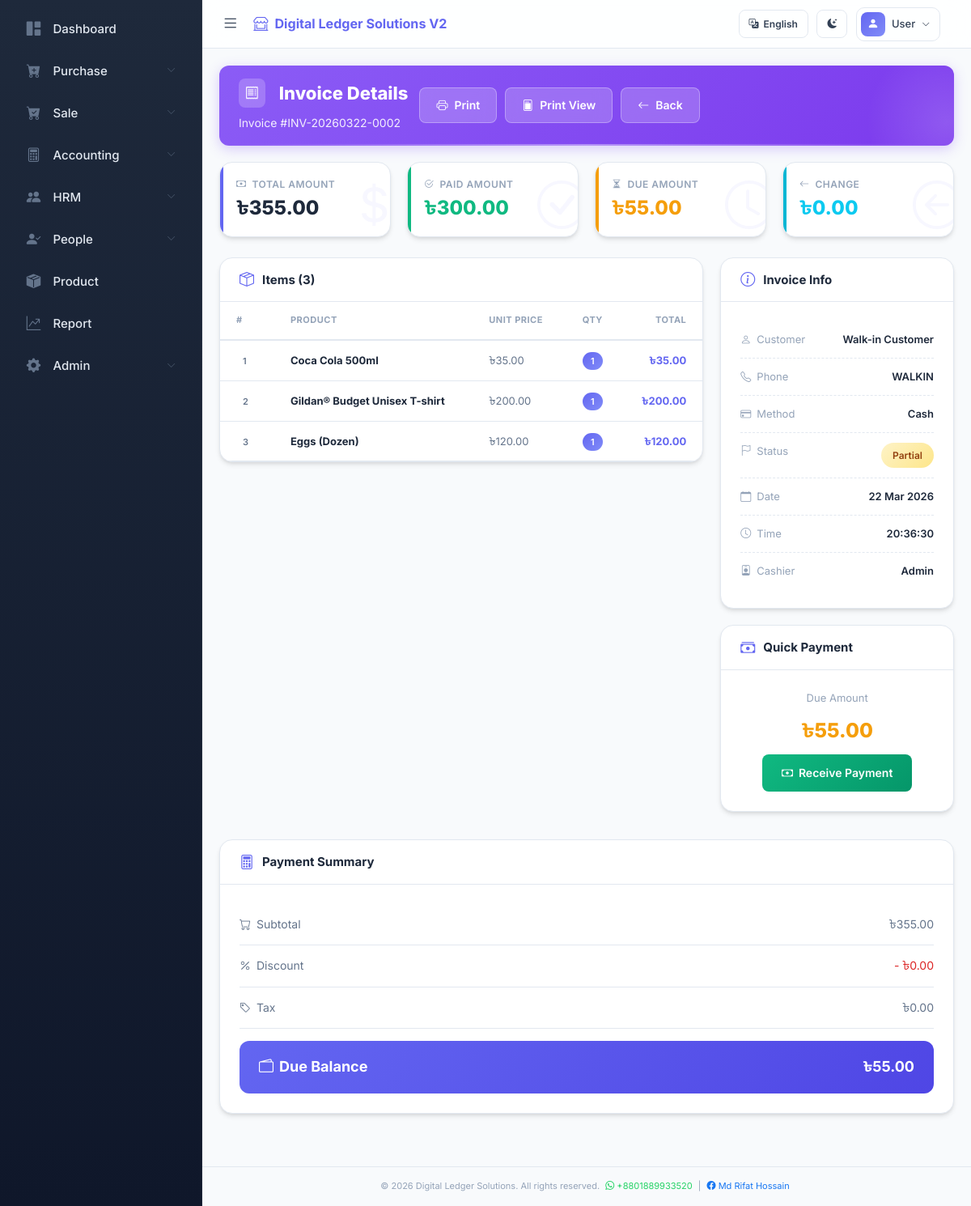
Screenshot of /invoice/view/27 (signed in) with the database file from the repository.
### tables this page shows
CREATE TABLE `sales` (
  `id` int(11) NOT NULL,
  `invoice_number` varchar(50) NOT NULL,
  `customer_id` int(11) DEFAULT NULL,
  `user_id` int(11) NOT NULL,
  `subtotal` decimal(10,2) NOT NULL,
  `discount_amount` decimal(10,2) DEFAULT 0.00,
  `tax_amount` decimal(10,2) DEFAULT 0.00,
  `total_amount` decimal(10,2) NOT NULL,
  `payment_method` enum('cash','card','mobile') DEFAULT 'cash',
  `mobile_type` varchar(20) DEFAULT NULL,
  `paid_amount` decimal(10,2) NOT NULL,
  `change_amount` decimal(10,2) DEFAULT 0.00,
  `sale_date` date NOT NULL,
  `sale_time` time NOT NULL,
  `status` enum('completed','returned','cancelled') DEFAULT 'completed',
  `notes` text DEFAULT NULL,
  `created_at` timestamp NOT NULL DEFAULT current_timestamp()
);

CREATE TABLE `sale_items` (
  `id` int(11) NOT NULL,
  `sale_id` int(11) NOT NULL,
  `product_id` int(11) NOT NULL,
  `barcode` varchar(50) DEFAULT NULL,
  `product_name` varchar(200) NOT NULL,
  `quantity` int(11) NOT NULL,
  `unit_price` decimal(10,2) NOT NULL,
  `total_price` decimal(10,2) NOT NULL,
  `created_at` timestamp NOT NULL DEFAULT current_timestamp()
);

CREATE TABLE `products` (
  `id` int(11) NOT NULL,
  `barcode` varchar(50) DEFAULT NULL,
  `product_name` varchar(200) NOT NULL,
  `category` varchar(100) DEFAULT NULL,
  `description` text DEFAULT NULL,
  `cost_price` decimal(10,2) DEFAULT 0.00,
  `sell_price` decimal(10,2) NOT NULL,
  `stock_quantity` int(11) DEFAULT 0,
  `low_stock_threshold` int(11) DEFAULT 10,
  `unit` varchar(20) DEFAULT 'piece',
  `image` varchar(255) DEFAULT NULL,
  `status` enum('active','inactive') DEFAULT 'active',
  `created_at` timestamp NOT NULL DEFAULT current_timestamp(),
  `updated_at` timestamp NOT NULL DEFAULT current_timestamp() ON UPDATE current_timestamp()
);

CREATE TABLE `customers` (
  `id` int(11) NOT NULL,
  `customer_name` varchar(100) NOT NULL,
  `phone` varchar(20) DEFAULT NULL,
  `email` varchar(100) DEFAULT NULL,
  `address` text DEFAULT NULL,
  `total_purchases` decimal(10,2) DEFAULT 0.00,
  `loyalty_points` int(11) DEFAULT 0,
  `total_amount` decimal(10,2) DEFAULT 0.00,
  `paid_amount` decimal(10,2) DEFAULT 0.00,
  `status` enum('active','inactive') DEFAULT 'active',
  `created_at` timestamp NOT NULL DEFAULT current_timestamp(),
  `updated_at` timestamp NOT NULL DEFAULT current_timestamp() ON UPDATE current_timestamp()
);

### app/views/invoices/view.php (the view, shortened to what the rows shown need)
<div class="page-header">
    <div class="d-flex justify-content-between align-items-center flex-wrap gap-3">
        <div>
            <h1 style="margin: 0; font-size: 22px; font-weight: 800;">
                <i class="bi bi-receipt me-2"></i>Invoice Details
            </h1>
            <p style="margin: 8px 0 0 0; opacity: 0.9; font-size: 14px;">
                Invoice #<?php echo $sale['invoice_number']; ?>
            </p>
        </div>
    </div>
</div>
<?php
$due = floatval($sale['total_amount']) - floatval($sale['paid_amount']);
$paymentStatus = $due <= 0 ? 'Paid' : ($due < floatval($sale['total_amount']) ? 'Partial' : 'Due');
$statusClass = $paymentStatus == 'Paid' ? 'badge-success' : ($paymentStatus == 'Partial' ? 'badge-warning' : 'badge-danger');
?>
<div class="detail-grid">
    <div class="detail-card total">
        <i class="bi bi-currency-dollar icon-bg"></i>
        <h4><i class="bi bi-cash me-2"></i>Total Amount</h4>
        <h2><?php echo DEFAULT_CURRENCY; ?><?php echo number_format($sale['total_amount'], 2); ?></h2>
    </div>
    <div class="detail-card paid">
        <i class="bi bi-check-circle icon-bg"></i>
        <h4><i class="bi bi-check2-circle me-2"></i>Paid Amount</h4>
        <h2 class="text-success"><?php echo DEFAULT_CURRENCY; ?><?php echo number_format($sale['paid_amount'], 2); ?></h2>
    </div>
    <div class="detail-card due">
        <i class="bi bi-clock icon-bg"></i>
        <h4><i class="bi bi-hourglass-split me-2"></i>Due Amount</h4>
        <h2 class="text-warning"><?php echo DEFAULT_CURRENCY; ?><?php echo number_format(max(0, $due), 2); ?></h2>
    </div>
    <div class="detail-card change">
        <i class="bi bi-arrow-left-circle icon-bg"></i>
        <h4><i class="bi bi-arrow-left me-2"></i>Change</h4>
        <h2 class="text-info"><?php echo DEFAULT_CURRENCY; ?><?php echo number_format($sale['change_amount'], 2); ?></h2>
    </div>
</div>
<div class="row">
    <div class="col-md-8">
        <div class="card-modern">
            <div class="card-body p-0">
                <table class="table-custom">
                    <thead>
                        <tr>
                            <th>#</th>
                            <th>Product</th>
                            <th>Unit Price</th>
                            <th class="text-center">Qty</th>
                            <th class="text-end">Total</th>
                        </tr>
                    </thead>
                    <tbody>
                        <?php $i = 1; foreach ($items as $item): ?>
                        <tr>
                            <td><span style="background: var(--bg-surface-alt); border-radius: 6px; padding: 4px 8px; font-size: 11px; font-weight: 600;"><?php echo $i++; ?></span></td>
                            <td><strong style="color: var(--text-primary);"><?php echo $item['product_name']; ?></strong></td>
                            <td><?php echo DEFAULT_CURRENCY; ?><?php echo number_format($item['unit_price'], 2); ?></td>
                            <td class="text-center"><span style="background: linear-gradient(135deg, var(--primary), var(--primary-light)); color: white; border-radius: 20px; padding: 4px 10px; font-size: 11px; font-weight: 600;"><?php echo $item['quantity']; ?></span></td>
                            <td class="text-end" style="font-weight: 700; color: var(--primary);"><?php echo DEFAULT_CURRENCY; ?><?php echo number_format($item['total_price'], 2); ?></td>
                        </tr>
                        <?php endforeach; ?>
                    </tbody>
                </table>
            </div>
        </div>
    </div>
    <div class="col-md-4">
        <div class="card-modern">
            <div class="card-body">
                <div class="info-item">
                    <span class="label"><i class="bi bi-person me-2"></i>Customer</span>
                    <span class="value"><?php echo $sale['customer_name'] ?? 'Walk-in'; ?></span>
                </div>
                <div class="info-item">
                    <span class="label"><i class="bi bi-telephone me-2"></i>Phone</span>
                    <span class="value"><?php echo $sale['customer_phone'] ?? '-'; ?></span>
                </div>
                <div class="info-item">
                    <span class="label"><i class="bi bi-credit-card me-2"></i>Method</span>
                    <span class="value"><?php echo ucfirst($sale['payment_method'] ?? 'Cash'); ?></span>
                </div>
                <div class="info-item">
                    <span class="value"><span class="badge-status <?php echo $statusClass; ?>"><?php echo $paymentStatus; ?></span></span>
                </div>
                <div class="info-item">
                    <span class="label"><i class="bi bi-calendar me-2"></i>Date</span>
                    <span class="value"><?php echo date('d M Y', strtotime($sale['sale_date'])); ?></span>
                </div>
                <div class="info-item">
                    <span class="label"><i class="bi bi-clock me-2"></i>Time</span>
                    <span class="value"><?php echo $sale['sale_time'] ?? '-'; ?></span>
                </div>
            </div>
        </div>
        <?php if ($due > 0): ?>
        <div class="card-modern">
            <div class="card-header">
                <h5><i class="bi bi-cash-stack"></i> Quick Payment</h5>
            </div>
            <div class="card-body text-center">
                <p style="color: var(--text-muted); font-size: 13px; margin-bottom: 15px;">Due Amount</p>
                <h3 style="color: var(--warning); font-weight: 800; margin-bottom: 15px;"><?php echo DEFAULT_CURRENCY; ?><?php echo number_format($due, 2); ?></h3>
                <button class="btn-pay" onclick="location.href='<?php echo BASE_URL; ?>/customer/receivePayment/<?php echo $sale['customer_id']; ?>'">
                    <i class="bi bi-cash me-2"></i>Receive Payment
                </button>
            </div>
        </div>
        <?php endif; ?>
    </div>
</div>
<div class="row mt-3">
    <div class="col-md-12">
        <div class="card-modern">
            <div class="card-body">
                <div class="summary-row">
                    <span><i class="bi bi-cart me-2"></i>Subtotal</span>
                    <span><?php echo DEFAULT_CURRENCY; ?><?php echo number_format($sale['subtotal'], 2); ?></span>
                </div>
                <div class="summary-row">
                    <span><i class="bi bi-percent me-2"></i>Discount</span>
                    <span style="color: #dc2626;">- <?php echo DEFAULT_CURRENCY; ?><?php echo number_format($sale['discount_amount'], 2); ?></span>
                </div>
                <div class="summary-row">
                    <span><i class="bi bi-tag me-2"></i>Tax</span>
                    <span><?php echo DEFAULT_CURRENCY; ?><?php echo number_format($sale['tax_amount'], 2); ?></span>
                </div>
                <div class="summary-row total">
                    <span><i class="bi bi-wallet2 me-2"></i>Due Balance</span>
                    <span><?php echo DEFAULT_CURRENCY; ?><?php echo number_format(max(0, $due), 2); ?></span>
                </div>
            </div>
        </div>
    </div>
</div>
<?php
require_once 'app/views/layouts/main.php';

### rows the page displays
sales: invoice_number "INV-20260322-0002", total_amount "355.00", paid_amount "300.00", max(0, $due) "55.00", change_amount "0.00", customer.customer_name "Walk-in Customer", customer.phone "WALKIN", payment_method "Cash", paymentStatus "Partial", sale_date "22 Mar 2026", sale_time "20:36:30", due "55.00", subtotal "355.00", discount_amount "0.00", tax_amount "0.00"
sale_items: product.product_name "Coca Cola 500ml", unit_price "35.00", quantity "1", total_price "35.00"
sale_items: product.product_name "Gildan® Budget Unisex T-shirt", unit_price "200.00", quantity "1", total_price "200.00"
sale_items: product.product_name "Eggs (Dozen)", unit_price "120.00", quantity "1", total_price "120.00"

### other values shown
SITE_NAME "Digital Ledger Solutions V2"
$_SESSION['name'] "User"
DEFAULT_CURRENCY "৳"
count($items) "3"
$sale['user_name'] "Admin"
COMPANY_NAME "Digital Ledger Solutions"
